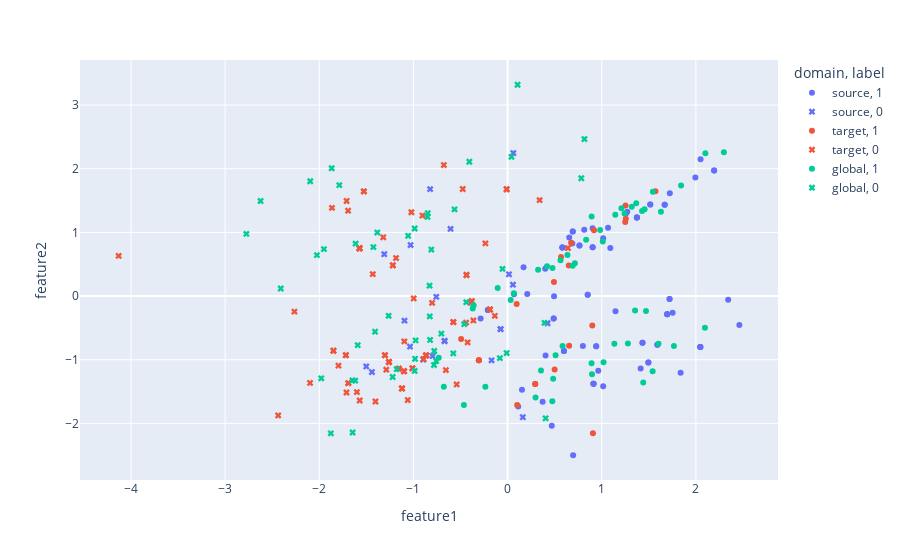
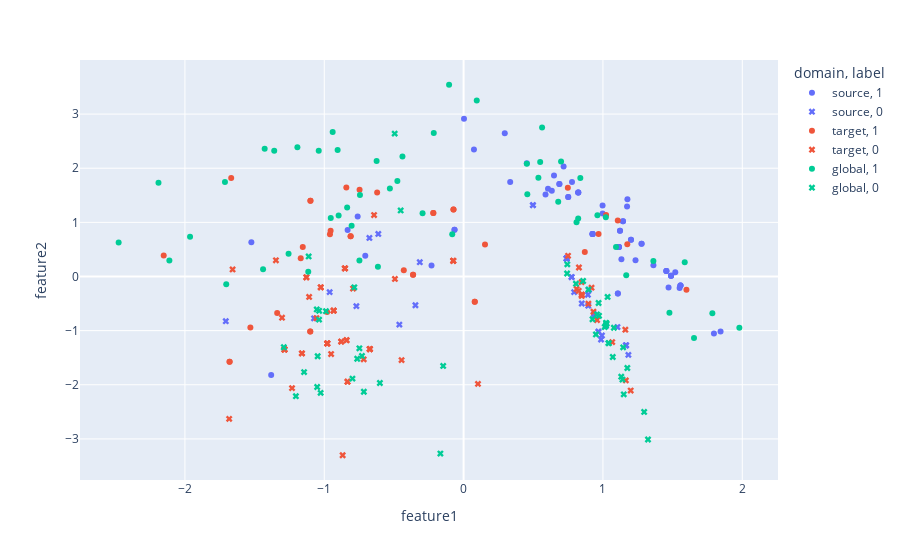
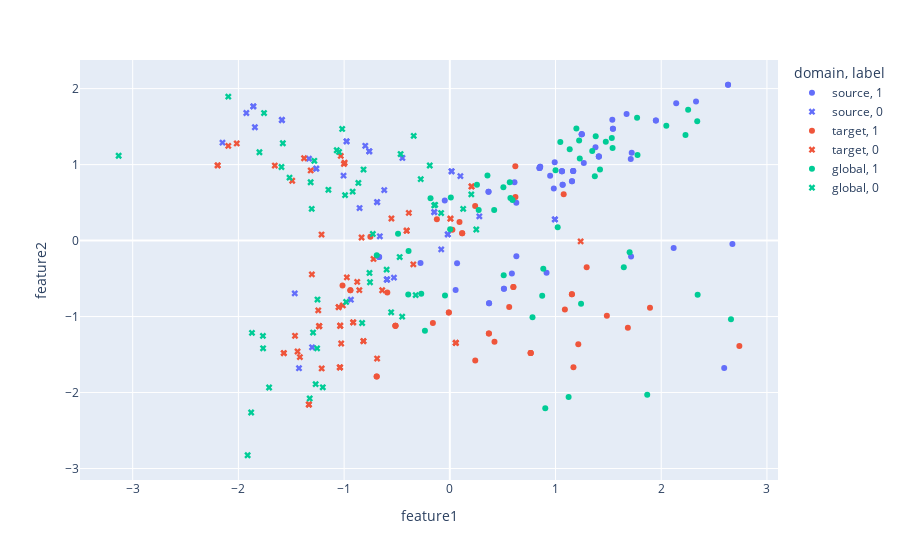
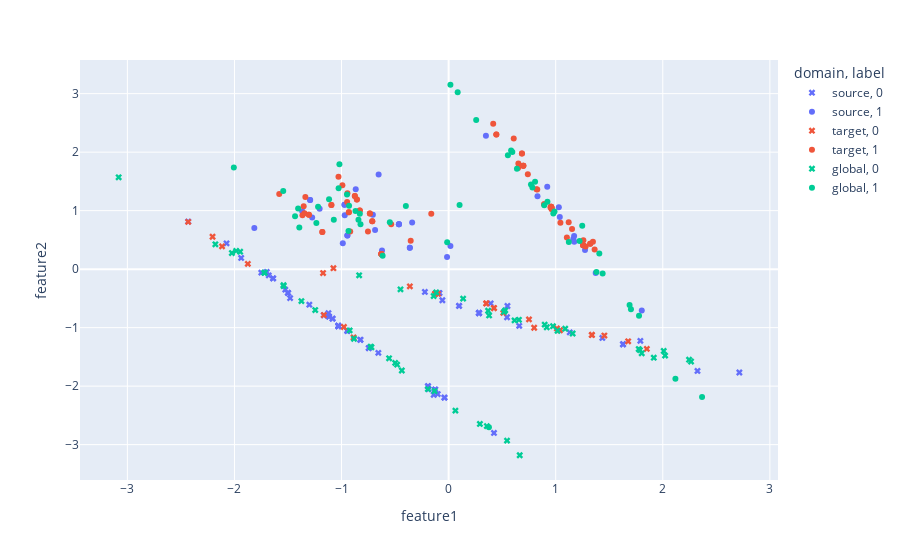

Notebook code cell kept with these figures, in order:
### Markdown cell above
Create several datasets with the builder and visualize

### Code cell
from datagen.selector import  Selector
from datagen.builder import  DatasetBuilder
from datagen.visualize import visualize_shift2d_px, visualize_shift3d_px

init_classification = {
    'n_samples' : 500,
    'n_features' : 2,
    'n_informative' : 2,
    'n_repeated' : 0,
    'n_redundant' : 0
}

selector = Selector(100, 100, 100, 1, 1, 2)
builder = DatasetBuilder(init_classification, selector)
runs = 4
for _ in range(runs):
    xs, ys, xg, yg, xt, yt = builder.generate()
    visualize_shift2d_px(xs,ys,xg,yg,xt,yt)
    print(f"Global: {np.mean(yg)}, Source: {np.mean(ys)}, Target: {np.mean(yt)}")
